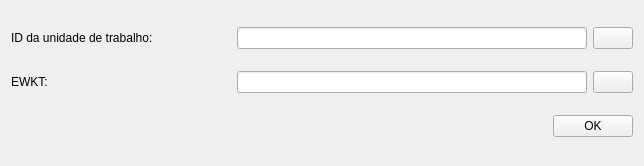
<?xml version="1.0" encoding="UTF-8"?>
<ui version="4.0">
 <class>Form</class>
 <widget class="QWidget" name="Form">
  <property name="geometry">
   <rect>
    <x>0</x>
    <y>0</y>
    <width>644</width>
    <height>166</height>
   </rect>
  </property>
  <property name="windowTitle">
   <string>Form</string>
  </property>
  <layout class="QGridLayout" name="gridLayout">
   <item row="2" column="0">
    <layout class="QHBoxLayout" name="horizontalLayout_2">
     <item>
      <spacer name="horizontalSpacer">
       <property name="orientation">
        <enum>Qt::Horizontal</enum>
       </property>
       <property name="sizeHint" stdset="0">
        <size>
         <width>219</width>
         <height>20</height>
        </size>
       </property>
      </spacer>
     </item>
     <item>
      <widget class="QPushButton" name="okBtn">
       <property name="text">
        <string>OK</string>
       </property>
      </widget>
     </item>
    </layout>
   </item>
   <item row="0" column="0">
    <layout class="QHBoxLayout" name="horizontalLayout_3">
     <item>
      <widget class="QLabel" name="label">
       <property name="sizePolicy">
        <sizepolicy hsizetype="Fixed" vsizetype="Preferred">
         <horstretch>0</horstretch>
         <verstretch>0</verstretch>
        </sizepolicy>
       </property>
       <property name="minimumSize">
        <size>
         <width>220</width>
         <height>0</height>
        </size>
       </property>
       <property name="maximumSize">
        <size>
         <width>220</width>
         <height>16777215</height>
        </size>
       </property>
       <property name="text">
        <string>ID da unidade de trabalho:</string>
       </property>
      </widget>
     </item>
     <item>
      <layout class="QHBoxLayout" name="horizontalLayout">
       <item>
        <widget class="QLineEdit" name="workspacesIdLe"/>
       </item>
       <item>
        <widget class="QPushButton" name="extractFieldBtn">
         <property name="text">
          <string/>
         </property>
        </widget>
       </item>
      </layout>
     </item>
    </layout>
   </item>
   <item row="1" column="0">
    <layout class="QHBoxLayout" name="horizontalLayout_4">
     <item>
      <widget class="QLabel" name="label_2">
       <property name="sizePolicy">
        <sizepolicy hsizetype="Fixed" vsizetype="Preferred">
         <horstretch>0</horstretch>
         <verstretch>0</verstretch>
        </sizepolicy>
       </property>
       <property name="minimumSize">
        <size>
         <width>220</width>
         <height>0</height>
        </size>
       </property>
       <property name="maximumSize">
        <size>
         <width>220</width>
         <height>16777215</height>
        </size>
       </property>
       <property name="text">
        <string>EWKT:</string>
       </property>
      </widget>
     </item>
     <item>
      <layout class="QHBoxLayout" name="horizontalLayout_5">
       <item>
        <widget class="QLineEdit" name="ewktLe"/>
       </item>
       <item>
        <widget class="QPushButton" name="extractEWKTBtn">
         <property name="text">
          <string/>
         </property>
        </widget>
       </item>
      </layout>
     </item>
    </layout>
   </item>
  </layout>
 </widget>
 <resources/>
 <connections/>
</ui>
